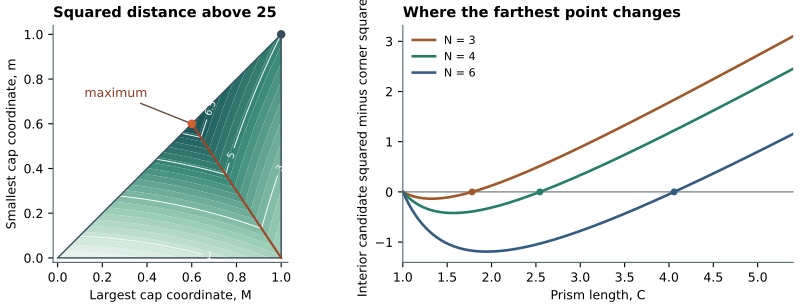

Write the Python code that produced this figure.
"""Rebuild the exact-formula illustrations in the report."""
import numpy as np
import matplotlib
matplotlib.use("Agg")
import matplotlib.pyplot as plt
from matplotlib.colors import LinearSegmentedColormap
from matplotlib.ticker import MaxNLocator

plt.rcParams.update({"font.family":"DejaVu Sans","font.size":9,"axes.spines.top":False,
                     "axes.spines.right":False,"pdf.fonttype":42,"axes.edgecolor":"#546570"})
fig, (a,b) = plt.subplots(1,2,figsize=(8.1,3.05),layout='constrained',
                           gridspec_kw={'width_ratios':[1.05,1.15]})
T=5; d=3
x=np.linspace(0,1,300); M,m=np.meshgrid(x,x)
excess=m*m+(d-1)*M*M+np.minimum(2*T*m,2*T+2-2*(T+1)*M+2*m)
excess=np.ma.masked_where(m>M,excess)
palette=LinearSegmentedColormap.from_list('teal',['#edf6f1','#97cab3','#388777','#174f53'])
a.contourf(M,m,excess,levels=np.linspace(0,7.2,25),cmap=palette)
ct=a.contour(M,m,excess,levels=[1,3,5,6.5],colors='#f5faf6',linewidths=.7)
a.clabel(ct,fontsize=7,fmt='%g')
a.plot([0,1,1,0],[0,0,1,0],lw=1,color='#354d59')
a.plot([.6,1],[.6,0],color='#a24222',lw=1.5)
a.scatter([.6,1],[.6,1],c=['#d06030','#354d59'],s=27,zorder=5,clip_on=False)
a.annotate('maximum',(0.6,0.6),(.12,.72),arrowprops={'arrowstyle':'-', 'color':'#654a3b'},color='#8e3b20')
a.set(xlim=(-.02,1.03),ylim=(-.02,1.04),xlabel='Largest cap coordinate, M',ylabel='Smallest cap coordinate, m')
a.set_aspect('equal');a.set_title('Squared distance above 25',loc='left',fontweight='semibold',fontsize=10.5)
for N,col in [(3,'#9f592c'),(4,'#267d68'),(6,'#345b82')]:
    d=N-1
    T=np.linspace(1,5.4,400)
    gap=(T-1)*(4*T*T-3*d*T-d)/(4*T*T)
    b.plot(T,gap,color=col,label=f'N = {N}',lw=1.9)
    Tstar=(3*d+(9*d*d+16*d)**.5)/8
    b.plot(Tstar,0,'o',color=col,ms=4)
b.axhline(0,color='#637078',lw=.8,zorder=-1)
b.set(xlim=(1,5.4),xlabel='Prism length, C',ylabel='Interior candidate squared minus corner squared')
b.set_title('Where the farthest point changes',loc='left',fontweight='semibold',fontsize=10.5)
b.legend(loc='upper left',frameon=False,ncol=1,fontsize=8)
b.yaxis.set_major_locator(MaxNLocator(integer=True))
fig.savefig("prism_figure.pdf",bbox_inches='tight',pad_inches=.055)
